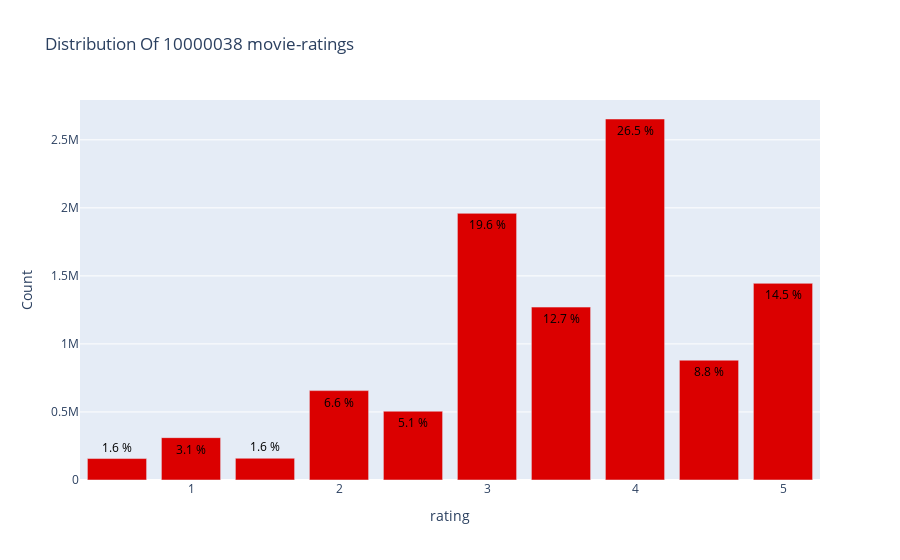

Notebook code cell kept with this figure:
### Markdown cell above
## **Ratings Distribution**

### Code cell
data = df_merge1['rating'].value_counts().sort_index(ascending=False)

# Create trace
trace = go.Bar(x=data.index,
               text=['{:.1f} %'.format(val) for val in (data.values / df_merge1.shape[0] * 100)],
               textposition='auto',
               textfont=dict(color='#000000'),
               y=data.values,
               marker=dict(color='#db0000'))
# Create layout
layout = dict(title='Distribution Of {} movie-ratings'.format(df_merge1.shape[0]),
              xaxis=dict(title='rating'),
              yaxis=dict(title='Count'))
# Create plot
fig = go.Figure(data=[trace], layout=layout)
iplot(fig)

### Figure 1 — Plotly figure (JSON) as saved in the notebook; plotly's stock layout.template omitted (floating-point values rounded to 4 significant figures)
{"data": [{"marker": {"color": "#db0000"}, "text": ["14.5 %", "8.8 %", "26.5 %", "12.7 %", "19.6 %", "5.1 %", "6.6 %", "1.6 %", "3.1 %", "1.6 %"], "textfont": {"color": "#000000"}, "textposition": "auto", "type": "bar", "x": [5, 4.5, 4, 3.5, 3, 2.5, 2, 1.5, 1, 0.5], "y": [1445230, 880516, 2652977, 1270642, 1959759, 505578, 656821, 159731, 311213, 157571]}], "layout": {"title": {"text": "Distribution Of 10000038 movie-ratings"}, "xaxis": {"title": {"text": "rating"}}, "yaxis": {"title": {"text": "Count"}}}}
